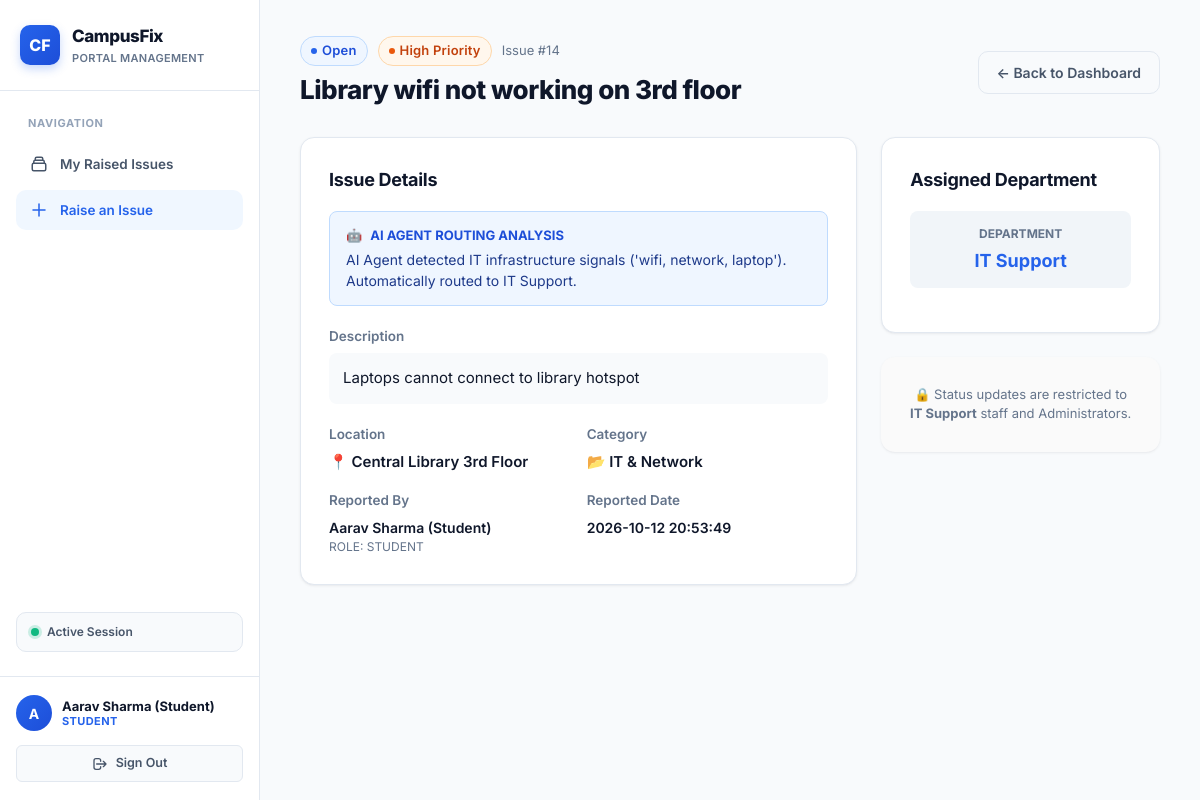
Page /issue/14 (signed in) on the committed database.
### tables this page shows
CREATE TABLE issues (
        id INTEGER PRIMARY KEY AUTOINCREMENT,
        title TEXT NOT NULL,
        description TEXT NOT NULL,
        category TEXT NOT NULL,
        location TEXT NOT NULL,
        priority TEXT NOT NULL,      -- Low, Medium, High, Urgent
        status TEXT NOT NULL,        -- Open, In Progress, Resolved
        assigned_department TEXT NOT NULL,
        reported_by_id INTEGER NOT NULL,
        reported_by_name TEXT NOT NULL,
        reported_by_role TEXT NOT NULL,
        created_at TIMESTAMP DEFAULT CURRENT_TIMESTAMP,
        updated_at TIMESTAMP DEFAULT CURRENT_TIMESTAMP,
        resolution_notes TEXT, ai_reasoning TEXT,
        FOREIGN KEY (reported_by_id) REFERENCES users (id)
    );

### app.py (the view)
@app.route('/issue/<int:issue_id>')
@login_required
def issue_detail(issue_id):
    conn = get_db()
    cursor = conn.cursor()
    cursor.execute('SELECT * FROM issues WHERE id = ?', (issue_id,))
    issue = cursor.fetchone()
    conn.close()
    if not issue:
        flash('Issue not found.', 'danger')
        return redirect(url_for('dashboard'))
    role = session.get('role')
    user_id = session.get('user_id')
    user_dept = session.get('department')
    if role in ['student', 'faculty'] and issue['reported_by_id'] != user_id:
        flash('Access Denied: You are only permitted to view issues reported by yourself.', 'danger')
        return redirect(url_for('dashboard'))
    if role == 'staff' and issue['assigned_department'] != user_dept:
        flash(f'Access Denied: You can only view issues assigned to {user_dept}.', 'danger')
        return redirect(url_for('dashboard'))
    all_depts = ['Electrical Maintenance', 'Civil & Facilities', 'Plumbing Maintenance', 'IT Support', 'Admin Review']
    return render_template('issue_detail.html', issue=issue, all_depts=all_depts)

### app.py (called while the page is built)
def login_required(f):
    @wraps(f)
    def decorated_function(*args, **kwargs):
        if 'user_id' not in session:
            flash('Please log in to continue.', 'warning')
            return redirect(url_for('login'))
        return f(*args, **kwargs)
    return decorated_function

### db.py (called while the page is built)
def get_db():
    conn = sqlite3.connect(DATABASE)
    conn.row_factory = sqlite3.Row
    return conn

### templates/issue_detail.html (shortened to what this page needs)
{% extends "base.html" %}
{% block content %}
<div class="content-header">
  <div>
    <div style="display: flex; align-items: center; gap: 10px; margin-bottom: 4px;">
      <span class="badge badge-{{ issue.status.lower().replace(' ', '-') }}" style="font-size: 13px;">{{ issue.status }}</span>
      <span class="badge badge-{{ issue.priority.lower() }}" style="font-size: 13px;">{{ issue.priority }} Priority</span>
      <span style="color: var(--text-muted); font-size: 13px;">Issue #{{ issue.id }}</span>
    </div>
    <h1 class="page-title">{{ issue.title }}</h1>
  </div>
  <div>
    <a href="{{ url_for('dashboard') }}" class="btn btn-secondary">&larr; Back to Dashboard</a>
  </div>
</div>
<div style="display: grid; grid-template-columns: 2fr 1fr; gap: 24px;">
  <div>
    <div class="card">
      <h3 class="card-title">Issue Details</h3>
      {% if issue.ai_reasoning %}
      <div style="margin-bottom: 20px; background: #eff6ff; border: 1px solid #bfdbfe; border-radius: 8px; padding: 14px 16px;">
        <div style="display: flex; align-items: center; gap: 8px; font-size: 13px; font-weight: 700; color: #1d4ed8; text-transform: uppercase;">
          <span>🤖</span> AI Agent Routing Analysis
        </div>
        <div style="font-size: 14px; color: #1e3a8a; margin-top: 4px;">
          {{ issue.ai_reasoning }}
        </div>
      </div>
      {% endif %}
      <div style="margin-bottom: 20px;">
        <div class="form-label" style="color: var(--text-muted);">Description</div>
        <p style="white-space: pre-wrap; font-size: 15px; color: var(--text-dark); background: #f8fafc; padding: 14px; border-radius: 8px; border: 1px solid var(--border-color);">{{ issue.description }}</p>
      </div>
      <div style="display: grid; grid-template-columns: 1fr 1fr; gap: 16px; margin-bottom: 16px;">
        <div>
          <div class="form-label" style="color: var(--text-muted);">Location</div>
          <div style="font-weight: 600; font-size: 15px;">📍 {{ issue.location }}</div>
        </div>
        <div>
          <div class="form-label" style="color: var(--text-muted);">Category</div>
          <div style="font-weight: 600; font-size: 15px;">📂 {{ issue.category }}</div>
        </div>
      </div>
      <div style="display: grid; grid-template-columns: 1fr 1fr; gap: 16px;">
        <div>
          <div class="form-label" style="color: var(--text-muted);">Reported By</div>
          <div style="font-weight: 600; font-size: 14px;">{{ issue.reported_by_name }}</div>
          <div style="font-size: 12px; color: var(--text-muted); text-transform: uppercase;">Role: {{ issue.reported_by_role }}</div>
        </div>
        <div>
          <div class="form-label" style="color: var(--text-muted);">Reported Date</div>
          <div style="font-weight: 600; font-size: 14px;">{{ issue.created_at }}</div>
        </div>
      </div>
    </div>
  </div>
  <div>
    <div class="card">
      <h3 class="card-title">Assigned Department</h3>
      <div style="background: #f1f5f9; border-radius: 8px; padding: 14px; text-align: center; margin-bottom: 16px;">
        <div style="font-size: 12px; text-transform: uppercase; color: var(--text-muted); font-weight: 700;">Department</div>
        <div style="font-size: 18px; font-weight: 700; color: var(--primary); margin-top: 4px;">{{ issue.assigned_department }}</div>
      </div>
    </div>
    {% if session.get('role') == 'admin' or (session.get('role') == 'staff' and session.get('department') == issue.assigned_department) %}
    <div class="card">
      <h3 class="card-title">Update Status</h3>
      <form method="POST" action="{{ url_for('update_status', issue_id=issue.id) }}">
        <div class="form-group">
          <label class="form-label" for="status">Change Status</label>
          <select id="status" name="status" class="form-select">
            <option value="Open" {% if issue.status == 'Open' %}selected{% endif %}>Open</option>
            <option value="In Progress" {% if issue.status == 'In Progress' %}selected{% endif %}>In Progress</option>
            <option value="Resolved" {% if issue.status == 'Resolved' %}selected{% endif %}>Resolved</option>
          </select>
        </div>
        <div class="form-group">
          <label class="form-label" for="resolution_notes">Resolution / Action Note</label>
          <textarea
            id="resolution_notes"
            name="resolution_notes"
            rows="3"
            class="form-textarea"
            placeholder="Add update note, technician name, or fix details..."
          >{{ issue.resolution_notes or '' }}</textarea>
        </div>
        <button type="submit" class="btn btn-primary btn-block">
          Update Issue
        </button>
      </form>
    </div>
    {% else %}
    <div class="card" style="background: #fafafa; border: 1px dashed var(--border-color);">
      <div style="font-size: 13px; color: var(--text-muted); text-align: center;">
        🔒 Status updates are restricted to <strong>{{ issue.assigned_department }}</strong> staff and Administrators.
      </div>
    </div>
    {% endif %}
  </div>
</div>
{% endblock %}

### templates/base.html (shortened to what this page needs)
<!DOCTYPE html>
<html lang="en">
<head>
  <link rel="stylesheet" href="{{ url_for('static', filename='style.css') }}">
</head>
<body>
  {% if session.get('user_id') %}
  <div class="app-layout">
    <aside class="sidebar">
      <div class="sidebar-header">
        <div class="logo-box">
          <div class="logo-icon">CF</div>
          <div class="logo-text">
            <span class="logo-title">CampusFix</span>
            <span class="logo-subtitle">Portal Management</span>
          </div>
        </div>
      </div>
      <nav class="sidebar-nav">
        <div class="nav-section-title">Navigation</div>
        {% if session.get('role') in ['student', 'faculty'] %}
        <a href="{{ url_for('dashboard') }}" class="nav-link {% if request.endpoint == 'dashboard' %}active{% endif %}">
          <svg class="nav-svg" fill="none" stroke="currentColor" viewBox="0 0 24 24"><path stroke-linecap="round" stroke-linejoin="round" stroke-width="2" d="M19 11H5m14 0a2 2 0 012 2v6a2 2 0 01-2 2H5a2 2 0 01-2-2v-6a2 2 0 012-2m14 0V9a2 2 0 00-2-2M5 11V9a2 2 0 012-2m0 0V5a2 2 0 012-2h6a2 2 0 012 2v2M7 7h10"></path></svg>
          <span>My Raised Issues</span>
        </a>
        <a href="{{ url_for('raise_issue') }}" class="nav-link nav-highlight {% if request.endpoint == 'raise_issue' %}active{% endif %}">
          <svg class="nav-svg" fill="none" stroke="currentColor" viewBox="0 0 24 24"><path stroke-linecap="round" stroke-linejoin="round" stroke-width="2" d="M12 4v16m8-8H4"></path></svg>
          <span>Raise an Issue</span>
        </a>
        {% endif %}
        <div class="nav-role-badge">
          {% if session.get('role') == 'staff' %}
            <span class="pulse-dot"></span> Staff: {{ session.get('department') }}
          {% elif session.get('role') == 'admin' %}
            <span class="pulse-dot"></span> Admin Privilege
          {% else %}
            <span class="pulse-dot"></span> Active Session
          {% endif %}
        </div>
      </nav>
      <div class="sidebar-footer">
        <div class="user-badge">
          <div class="user-avatar">{{ session.get('full_name', 'U')[0] }}</div>
          <div class="user-info">
            <div class="user-name">{{ session.get('full_name') }}</div>
            <div class="user-role-tag">{{ session.get('role') }}</div>
          </div>
        </div>
        <a href="{{ url_for('logout') }}" class="btn-logout">
          <svg width="16" height="16" fill="none" stroke="currentColor" viewBox="0 0 24 24"><path stroke-linecap="round" stroke-linejoin="round" stroke-width="2" d="M17 16l4-4m0 0l-4-4m4 4H7m6 4v1a3 3 0 01-3 3H6a3 3 0 01-3-3V7a3 3 0 013-3h4a3 3 0 013 3v1"></path></svg>
          Sign Out
        </a>
      </div>
    </aside>
    <main class="main-content">
      {% block content %}{% endblock %}
    </main>
  </div>
  {% else %}
    {% block auth_content %}{% endblock %}
  {% endif %}
</body>
</html>

### rows in the picture
issues: get "Aarav Sharma (Student)", get "STUDENT", status "Open", priority "High", id "14", title "Library wifi not working on 3rd floor", ai_reasoning "AI Agent detected IT infrastructure signals ('wifi, network, laptop'). Automatically routed to IT Support.", description "Laptops cannot connect to library hotspot", location "Central Library 3rd Floor", category "IT & Network", reported_by_name "Aarav Sharma (Student)", reported_by_role "STUDENT", created_at "2026-10-12 20:53:49", assigned_department "IT Support"

### other values in the picture
{{ session.get('full_name', 'U')[0] }} "A"
